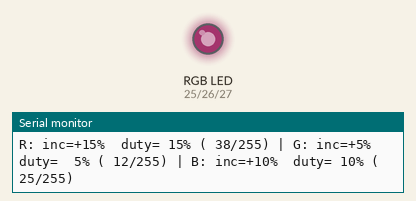
Bench run of a sketch on a simulated ESP32. On the bench: an RGB LED mixed from three pins (HIGH = lit), the last lines printed to the serial monitor. Dim RGB values are drawn brighter than linear.

Above: at 0.35 s.
At 0.85 s:
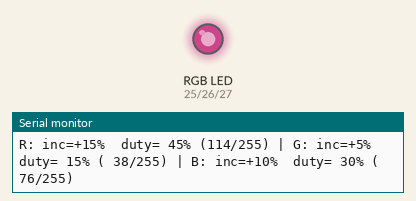
At 1.4 s:
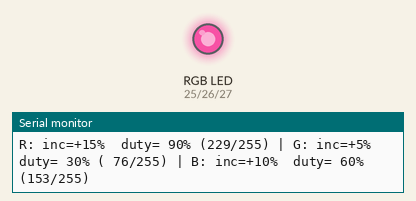
At 2.45 s:
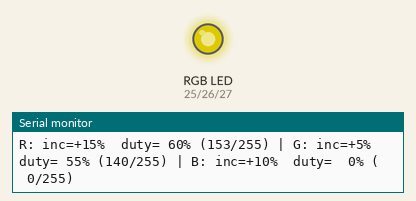
At 3.5 s:
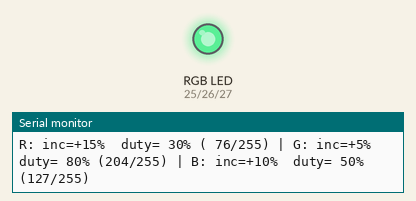
At 4.55 s:
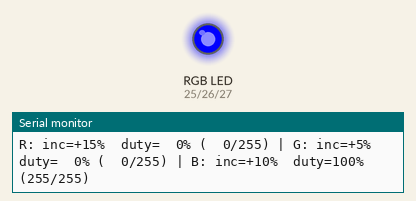
Timing chart, 0 to 5.9 s (numbered marks = the images above):
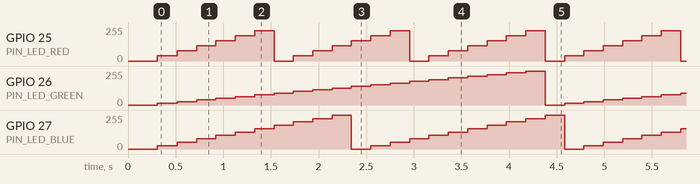

Measured:
- by itself, GPIO 26 (PIN_LED_GREEN): ramps from 0/255 to 255/255 and jumps back, once every 4.3 s
- by itself, GPIO 25 (PIN_LED_RED): repeats every 1.4 s: 76/255 0.20 s, 114/255 0.20 s, 152/255 0.20 s, 190/255 0.20 s, 228/255 0.20 s, 0/255 0.20 s, 38/255 0.20 s
- by itself, GPIO 27 (PIN_LED_BLUE): repeats every 2.2 s: 51/255 0.20 s, 76/255 0.20 s, 102/255 0.20 s, 127/255 0.20 s, 152/255 0.20 s, 177/255 0.20 s, 203/255 0.20 s, 228/255 0.20 s, 255/255 0.20 s, 0/255 0.20 s, 25/255 0.20 s

The sketch:

parte1_pwn_rgb.ino
```cpp
// ==========================================================================
// SEL0433 - Aplicação de Microprocessadores
// Projeto 3 - Parte 1: Controle PWM de LED RGB (biblioteca LEDC)
// ==========================================================================


#include <Arduino.h>

#define BAUD_RATE        115200

// Pinos GPIO usados para cada cor
#define PIN_LED_RED      25
#define PIN_LED_GREEN    26
#define PIN_LED_BLUE     27

// Canais PWM (LEDC) da ESP32
#define CH_RED           0
#define CH_GREEN         1
#define CH_BLUE          2

// Parâmetros do PWM exigidos
#define PWM_FREQ_HZ      5000   // 5 kHz
#define PWM_RESOLUTION   8      // 8 bits -> duty de 0 a 255

// Incrementos independentes por cor, em pontos percentuais (%)
#define STEP_GREEN       5
#define STEP_BLUE        (STEP_GREEN * 2)   // dobro do verde
#define STEP_RED         (STEP_GREEN * 3)   // triplo do verde

// Intervalo entre atualizações do duty cycle (ms)
#define UPDATE_PERIOD_MS 200


// Variáveis de estado (duty cycle atual de cada canal, em %)
int dutyPercentRed   = 0;
int dutyPercentGreen = 0;
int dutyPercentBlue  = 0;

// Converte um percentual (0-100) para o valor de contagem do LEDC
uint32_t percentToDuty(int percent) {
  uint32_t maxDuty = (1UL << PWM_RESOLUTION) - 1; // 255 para 8 bits
  percent = constrain(percent, 0, 100);
  return (uint32_t)(((uint32_t)percent * maxDuty) / 100UL);
}

// Aplica o valor atual de duty cycle (em %) de cada cor nos respectivos
// canais LEDC
void aplicarDutyCycles() {
  ledcWrite(CH_RED,   percentToDuty(dutyPercentRed));
  ledcWrite(CH_GREEN, percentToDuty(dutyPercentGreen));
  ledcWrite(CH_BLUE,  percentToDuty(dutyPercentBlue));
}

// Avança o duty cycle de cada cor pelo seu próprio incremento,
// reiniciando em 0% ao ultrapassar 100% (loop contínuo)
void avancarDutyCycles() {
  dutyPercentRed   += STEP_RED;
  dutyPercentGreen += STEP_GREEN;
  dutyPercentBlue  += STEP_BLUE;

  if (dutyPercentRed   > 100) dutyPercentRed   = 0;
  if (dutyPercentGreen > 100) dutyPercentGreen = 0;
  if (dutyPercentBlue  > 100) dutyPercentBlue  = 0;
}

// Envia pela UART o incremento e o duty cycle atual de cada canal
void logSerial() {
  Serial.printf(
    "R: inc=+%d%%  duty=%3d%% (%3lu/255) | "
    "G: inc=+%d%%  duty=%3d%% (%3lu/255) | "
    "B: inc=+%d%%  duty=%3d%% (%3lu/255)\n",
    STEP_RED,   dutyPercentRed,   (unsigned long)percentToDuty(dutyPercentRed),
    STEP_GREEN, dutyPercentGreen, (unsigned long)percentToDuty(dutyPercentGreen),
    STEP_BLUE,  dutyPercentBlue,  (unsigned long)percentToDuty(dutyPercentBlue)
  );
}

void setup() {
  Serial.begin(BAUD_RATE);
  delay(300);
  Serial.println();
  Serial.printf("Frequencia PWM : %d Hz\n", PWM_FREQ_HZ);
  Serial.printf("Resolucao      : %d bits (0-%d)\n", PWM_RESOLUTION, (1 << PWM_RESOLUTION) - 1);
  Serial.printf("Incrementos    : R=+%d%% | G=+%d%% | B=+%d%%\n", STEP_RED, STEP_GREEN, STEP_BLUE);
  Serial.println(F("-------------------------------------------------"));

  // Configura cada canal LEDC (frequencia + resolucao) e associa ao pino
  ledcSetup(CH_RED,   PWM_FREQ_HZ, PWM_RESOLUTION);
  ledcSetup(CH_GREEN, PWM_FREQ_HZ, PWM_RESOLUTION);
  ledcSetup(CH_BLUE,  PWM_FREQ_HZ, PWM_RESOLUTION);

  ledcAttachPin(PIN_LED_RED,   CH_RED);
  ledcAttachPin(PIN_LED_GREEN, CH_GREEN);
  ledcAttachPin(PIN_LED_BLUE,  CH_BLUE);

  aplicarDutyCycles();
}

void loop() {
  avancarDutyCycles();
  aplicarDutyCycles();
  logSerial();
  delay(UPDATE_PERIOD_MS);
}
```
